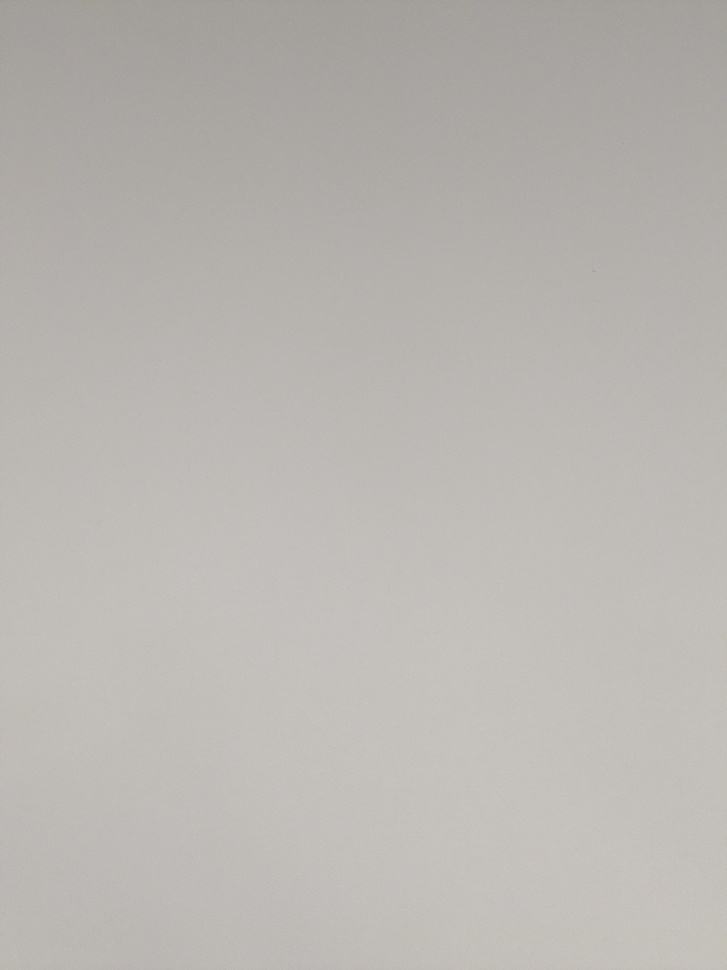
#> input picture Experiment 2 - Noiseprint analysis/data/src/GooglePixel6a(resized)_PXL_20260409_064359157.jpg, 727 x 970 px, shrunk from 1280 x 1707 before the run; its folder holds 4 pictures in this run
$ python main.py
#> lines starting #> are read from the running program, lines starting #| are printed output that depends on the picture
"""
Simplified Noiseprint-style image tampering detection PoC.

Noise residual backend (selected automatically at runtime):
  1. Official Noiseprint CNN (preferred):
       Requires Noiseprint.py + utilityRead.py + pretrained_weights/ in the
       working directory, cloned from:
         https://github.com/RonyAbecidan/noiseprint-pytorch
       Install extra dependency:  pip install torch
       The correct weight file is chosen per-image from the JPEG quality
       factor (QF 51-100); PNG images use qf101 weights.
  2. Gaussian high-pass fallback (automatic if CNN files are absent):
       residual = image - gaussian_lowpass(image)
       No camera-discriminative learning; provided for convenience only.

Directory layout expected:
    data/src/<CameraModel>_<OriginalName>.jpg   -- reference images (fingerprint source)
    data/dst/<CameraModel>_<OriginalName>.jpg   -- images to be inspected for tampering
    output/                                      -- results written here

Filename convention follows the VISION dataset:
    <CameraModelName>_<OriginalFileName>.jpg
    e.g.  iPhone_16_IMG001.jpg  ->  camera model = "iPhone_16"

Requirements:
    Python >= 3.10
    pip install numpy scipy Pillow matplotlib          # always required
    pip install torch                                  # required for CNN backend
    # clone model + weights into working directory:
    #   git clone https://github.com/RonyAbecidan/noiseprint-pytorch
    #   cp noiseprint-pytorch/Noiseprint.py .
    #   cp noiseprint-pytorch/utilityRead.py .
    #   cp -r noiseprint-pytorch/pretrained_weights .
"""

from __future__ import annotations

import os
import sys
import warnings
from collections import defaultdict
from pathlib import Path

import matplotlib.pyplot as plt
import matplotlib.gridspec as gridspec
import numpy as np
from PIL import Image, ImageOps
from scipy.ndimage import gaussian_filter, zoom

try:
    from Noiseprint import getNoiseprint as _getNoiseprint  # type: ignore
    NOISEPRINT_CNN_AVAILABLE = True
except ImportError:
    NOISEPRINT_CNN_AVAILABLE = False


# ---------------------------------------------------------------------------
# Paths
# ---------------------------------------------------------------------------

SRC_DIR    = Path("data/src")   # reference images for fingerprint extraction
DST_DIR    = Path("data/dst")   # images to inspect
OUTPUT_DIR = Path("output")

SUPPORTED_EXTENSIONS = {".jpg", ".jpeg", ".png", ".tif", ".tiff"}

# ---------------------------------------------------------------------------
# Tunable parameters
# ---------------------------------------------------------------------------

GAUSSIAN_SIGMA  = 2.0   # high-pass sigma for noise residual extraction
NCC_PATCH_SIZE  = 48    # local NCC patch size (pixels)
NCC_STEP        = 16    # NCC sliding window step (pixels)
SIZE_OUTLIER_RATIO = 0.5  # reject images whose size differs from majority


# ---------------------------------------------------------------------------
# Image loading with EXIF transpose normalization
# ---------------------------------------------------------------------------

# [11 lines left out: function load_gray, not called in this run]


def collect_image_paths(directory: Path) -> list[Path]:
    """Return all supported image files in directory (non-recursive)."""
    return sorted(
        p for p in directory.iterdir()
        if p.is_file() and p.suffix.lower() in SUPPORTED_EXTENSIONS
    )


# ---------------------------------------------------------------------------
# Size-consistency filtering (per camera model)
# ---------------------------------------------------------------------------

def filter_by_size_per_camera(
    paths: list[Path], label: str
) -> tuple[list[Path], list[Path]]:
    """
    For each camera model (first underscore-separated token of the filename),
    determine the majority (width, height) among images of that camera and
    reject any image whose size differs from that majority.

    Images from different camera models are checked independently -- a size
    valid for camera A does not constrain camera B.

    Returns (accepted, rejected) path lists and prints warnings for rejected files.
    """
#> called with label = 'src'
    # Group paths by camera model
    by_camera: dict[str, list[Path]] = defaultdict(list)
    unreadable: list[Path] = []

    for p in paths:
        by_camera[parse_camera_model(p.name)].append(p)

    accepted: list[Path] = []
    rejected: list[Path] = list(unreadable)

    for cam, cam_paths in by_camera.items():
        # Read sizes for all images of this camera
        size_of: dict[Path, tuple[int, int]] = {}
        for p in cam_paths:
            try:
                with Image.open(p) as img:
#> img is the input picture: PIL image 727x970 RGB; mean R, G, B 185.5, 182.2, 177.8
                    img = ImageOps.exif_transpose(img)
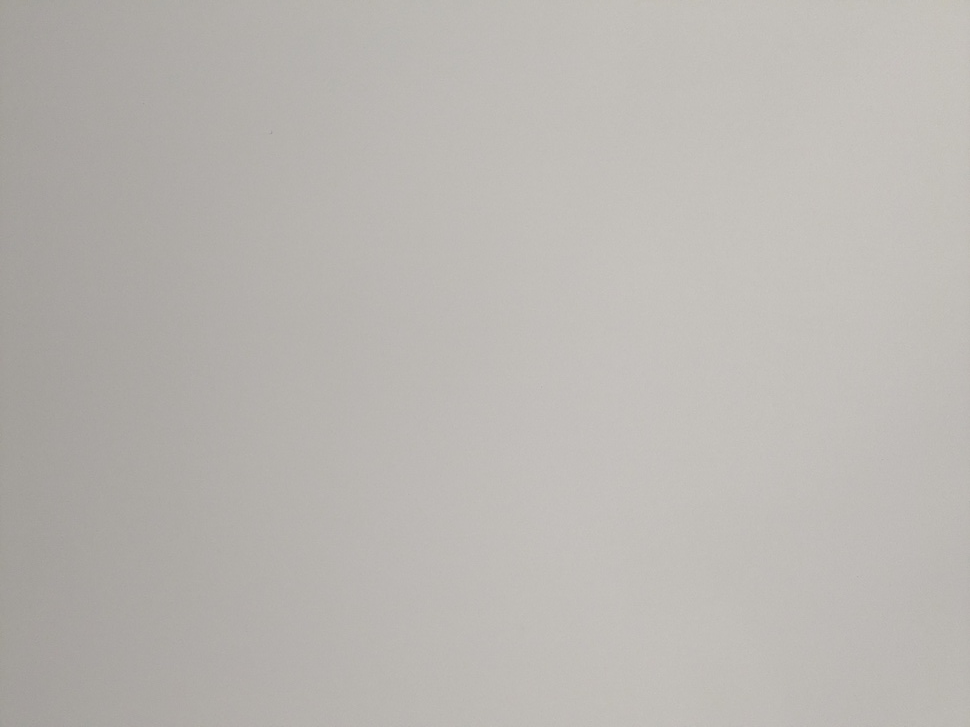
#> img: PIL image 970x727 RGB; mean R, G, B 185.5, 182.2, 177.8
                    size_of[p] = img.size   # (width, height)
            except Exception as e:
                print(f"  [WARNING] [{label}] Cannot open {p.name} ({e}) -- skipped")
                rejected.append(p)

        if not size_of:
            continue

        # Determine majority size within this camera group
        size_counts: dict[tuple[int, int], int] = defaultdict(int)
#> size_counts = 0 items
        for s in size_of.values():
            size_counts[s] += 1
#> after the loop, size_counts = {(970, 727): 4}
        maj = max(size_counts, key=lambda s: size_counts[s])
#> maj = (970, 727)

        for p, size in size_of.items():
            if size == maj:
                accepted.append(p)
            else:
                rejected.append(p)
                print(
                    f"  [WARNING] [{label}] {p.name} rejected: "
                    f"size {size} differs from majority size {maj} "
                    f"for camera '{cam}'"
                )

    return accepted, rejected


# ---------------------------------------------------------------------------
# VISION-style filename parsing
# ---------------------------------------------------------------------------

def parse_camera_model(filename: str) -> str:
    """
    Extract the camera model prefix from a VISION-style filename.
    Format: <CameraModelName>_<OriginalFileName>.ext
    Only the first underscore-separated token is used as the camera model.

    Examples:
        'Apple_iPhone6_IMG_0001.jpg'  -> 'Apple'
        'Canon_EOS_img001.jpg'        -> 'Canon'
        'SamsungGalaxyS7_photo.jpg'   -> 'SamsungGalaxyS7'
    """
    stem = Path(filename).stem          # strip extension
    parts = stem.split("_")
    return parts[0]


# ---------------------------------------------------------------------------
# Noise residual extraction
# ---------------------------------------------------------------------------

# [367 lines left out: functions extract_noise_residual, build_camera_fingerprint, local_ncc, detect, _upscale_hmap, save_detection_figure and 3 more, not called in this run]


# ---------------------------------------------------------------------------
# Main
# ---------------------------------------------------------------------------

def main() -> None:
    OUTPUT_DIR.mkdir(parents=True, exist_ok=True)

    # ── 1. Collect source (reference) images ──────────────────────────────
    print(f"[1/6] Scanning source directory: {SRC_DIR}")
    if not SRC_DIR.exists():
        sys.exit(f"ERROR: Source directory '{SRC_DIR}' does not exist.")
    src_all = collect_image_paths(SRC_DIR)
    if not src_all:
        sys.exit(f"ERROR: No supported images found in '{SRC_DIR}'.")
    print(f"      Found {len(src_all)} source image(s).")

    src_accepted, src_rejected = filter_by_size_per_camera(src_all, label="src")
    if src_rejected:
        print(f"      {len(src_rejected)} source image(s) rejected due to size inconsistency.")
    if not src_accepted:
        sys.exit("ERROR: No source images passed the size filter.")

    # ── 2. Collect destination (target) images ────────────────────────────
    print(f"[2/6] Scanning destination directory: {DST_DIR}")
    if not DST_DIR.exists():
#> (the run stopped early here; a loop or call above may not have finished)
